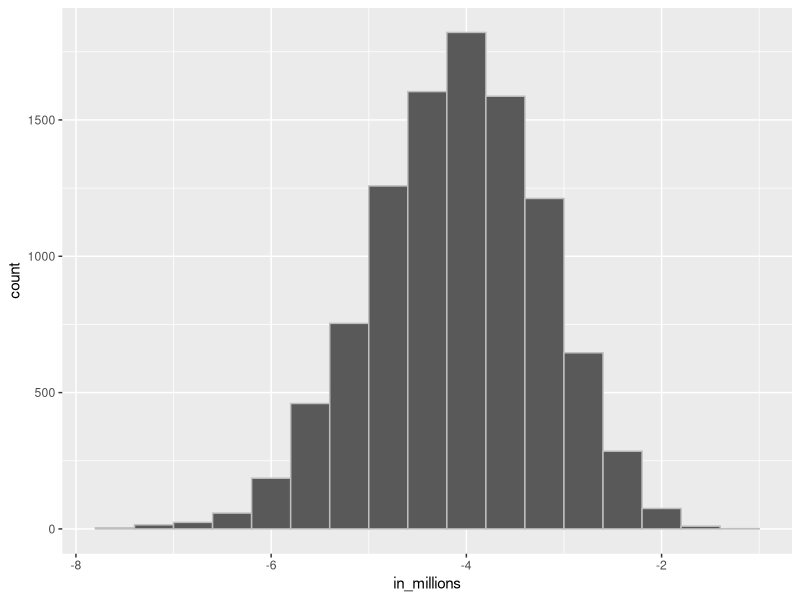

Here is the R script that generated this plot:
# introduction to big short
# if bank loses 200000$ at 2% probability for 1000 loans, calculate how much 
# total sum they lose
n <- 1000
loss <- -200000
prob <- 0.02
total <- sample(c(1,0), n, replace = TRUE, prob = c(prob, 1-prob))
sum(total* loss)

# running the Monte Carlo simulation for the same, with 10000 experiments.
B <- 10000
losses <- replicate(B, {
    defaults <- sample(c(1,0), n, replace = TRUE, prob = c(prob, 1-prob))
    sum(defaults * loss)
})
mean(losses)
# total average losses is around 4 million USD ($)

# plotting the same
library(tidyverse)
data.frame(in_millions = losses/10^6) %>% ggplot(aes(in_millions)) +
    geom_histogram(binwidth = 0.4, col = 'grey')

# we can do this using Central Limit Theorem
# mean = n*(a*p + (1-p)*b)
# sd = sqrt(n) * abs(b-a) * sqrt(p*(1-p))
average_loss = 1000*(200000*0.02 + (1-0.02)*0)
average_loss # 4 million$
sd = sqrt(n) * abs(loss-0) * sqrt(prob*(1-prob))
sd # 0.8 million$

# lets calculate the interest rate of break even, ie. average_loss = 0
# 0 = (0.02*-200000) + x*(1-0.02)
# x = (0.02*200000) / 0.98
break_even = (0.02*200000)/0.98
break_even # 4081$

# for a loan of 180000, interest rate is ~2% to break even, i.e. 50/50

# to compute for chance of loss to be 1 in 100, what should be x?
interests <- seq(4100, 7000, 200)
losses <- replicate(B, {
    defaults <- sample(c(1, 0), n, replace = TRUE, 
                       prob = c(prob, 1-prob))
    no_defaults <- sum(defaults)
    total <- (no_defaults*loss + (1000-no_defaults)*4100)
})
mean(losses < 0) # 44 percent of simulation result in loss

# lets try with 6000
losses <- replicate(B, {
    defaults <- sample(c(1, 0), n, replace = TRUE, 
                       prob = c(prob, 1-prob))
    no_defaults <- sum(defaults)
    total <- (no_defaults*loss + (1000-no_defaults)*6000)
})
mean(losses < 0) # 2 percent of simulation result in loss

# lets try with 6200
losses <- replicate(B, {
    defaults <- sample(c(1, 0), n, replace = TRUE, 
                       prob = c(prob, 1-prob))
    no_defaults <- sum(defaults)
    total <- (no_defaults*loss + (1000-no_defaults)*6200)
})
mean(losses < 0) # 1 percent of simulation result in loss
# A GOOD VALUE FOR INTEREST IS
6200/180000 # ~3 %

# EXPECTED VALUE AT 3%
(loss*prob + 6200*(1-prob))*1000
# We make on average 2 million $




